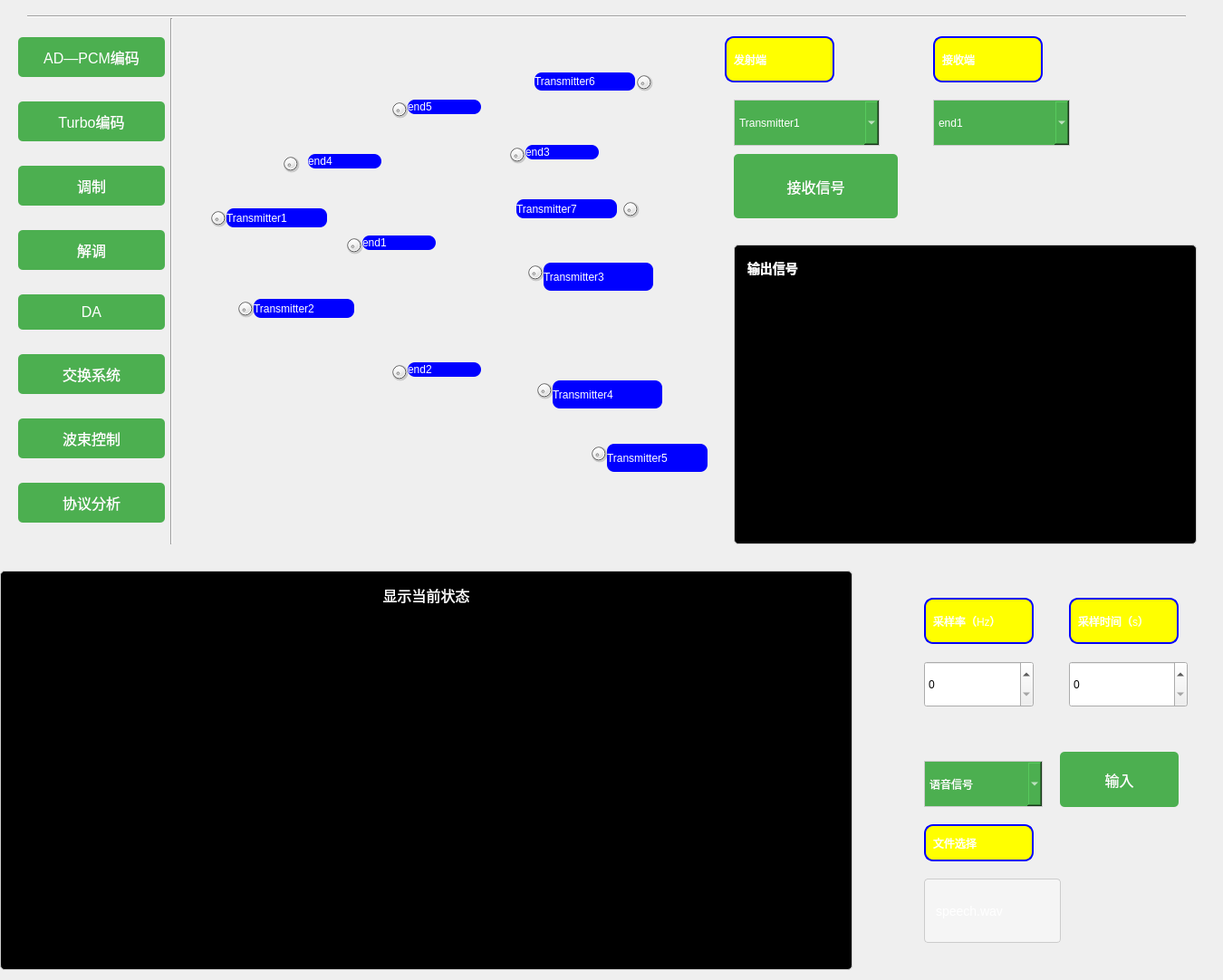
<?xml version="1.0" encoding="UTF-8"?>
<ui version="4.0">
 <class>widget</class>
 <widget class="QWidget" name="widget">
  <property name="geometry">
   <rect>
    <x>0</x>
    <y>0</y>
    <width>1350</width>
    <height>1082</height>
   </rect>
  </property>
  <property name="windowTitle">
   <string>移动卫星通信系统</string>
  </property>
  <property name="autoFillBackground">
   <bool>true</bool>
  </property>
  <property name="styleSheet">
   <string notr="true">QWidget {
    background-image: url(:/try/bg.jpg);  /* 使用资源路径 */
    background-position: center;
    background-repeat: no-repeat;
    background-size: cover;  /* 填充整个窗口 */
}</string>
  </property>
  <widget class="Line" name="line">
   <property name="geometry">
    <rect>
     <x>30</x>
     <y>10</y>
     <width>1279</width>
     <height>16</height>
    </rect>
   </property>
   <property name="orientation">
    <enum>Qt::Horizontal</enum>
   </property>
  </widget>
  <widget class="QComboBox" name="comboBox">
   <property name="geometry">
    <rect>
     <x>1020</x>
     <y>840</y>
     <width>131</width>
     <height>51</height>
    </rect>
   </property>
   <property name="styleSheet">
    <string notr="true">   QComboBox {
        background-color: #4CAF50;
        border: 1px solid #ccc;
        padding: 5px;
font: bold 14px &quot;微软雅黑&quot;;  /* 字体 */
color:white;
    }
  </string>
   </property>
   <item>
    <property name="text">
     <string>语音信号</string>
    </property>
   </item>
   <item>
    <property name="text">
     <string>正弦波模拟</string>
    </property>
   </item>
   <item>
    <property name="text">
     <string>方波</string>
    </property>
   </item>
   <item>
    <property name="text">
     <string>三角波</string>
    </property>
   </item>
  </widget>
  <widget class="QPushButton" name="pushButton_4">
   <property name="geometry">
    <rect>
     <x>1170</x>
     <y>830</y>
     <width>131</width>
     <height>61</height>
    </rect>
   </property>
   <property name="styleSheet">
    <string notr="true">QPushButton {
    background-color: #4CAF50; /* 按钮背景颜色 */
    color: white;             /* 按钮文字颜色 */
    border: none;             /* 移除边框 */
    padding: 10px 20px;       /* 内边距 */
    text-align: center;       /* 文本居中 */
    font-size: 16px;          /* 字体大小 */
    border-radius: 5px;       /* 圆角 */
font: bold 14px &quot;微软雅黑&quot;;  /* 字体 */
}

QPushButton:hover {
    background-color: #45a049; /* 鼠标悬停时的背景颜色 */
}

QPushButton:pressed {
    background-color: #3e8e41; /* 按钮按下时的背景颜色 */
}</string>
   </property>
   <property name="text">
    <string>输入</string>
   </property>
  </widget>
  <widget class="QSpinBox" name="spinBox">
   <property name="geometry">
    <rect>
     <x>1020</x>
     <y>730</y>
     <width>121</width>
     <height>51</height>
    </rect>
   </property>
   <property name="toolTip">
    <string>&lt;html&gt;&lt;head/&gt;&lt;body&gt;&lt;p&gt;采样率&lt;/p&gt;&lt;/body&gt;&lt;/html&gt;</string>
   </property>
   <property name="maximum">
    <number>10000</number>
   </property>
  </widget>
  <widget class="QLabel" name="label_2">
   <property name="geometry">
    <rect>
     <x>1020</x>
     <y>660</y>
     <width>121</width>
     <height>51</height>
    </rect>
   </property>
   <property name="styleSheet">
    <string notr="true">    QLabel {
        color: white;              /* 文字颜色 */
        background-color: #FFFF00;   /* 背景色 */
        border: 2px solid #0000FF;   /* 边框 */
        border-radius: 10px;         /* 圆角半径 */
        padding: 5px;                /* 内边距 */
        font: bold 14px &quot;微软雅黑&quot;;  /* 字体 */
    }</string>
   </property>
   <property name="text">
    <string>采样率（Hz）</string>
   </property>
  </widget>
  <widget class="QLabel" name="label_5">
   <property name="geometry">
    <rect>
     <x>1020</x>
     <y>910</y>
     <width>121</width>
     <height>41</height>
    </rect>
   </property>
   <property name="styleSheet">
    <string notr="true">    QLabel {
        color: white;              /* 文字颜色 */
        background-color: #FFFF00;   /* 背景色 */
        border: 2px solid #0000FF;   /* 边框 */
        border-radius: 10px;         /* 圆角半径 */
        padding: 5px;                /* 内边距 */
        font: bold 14px &quot;微软雅黑&quot;;  /* 字体 */
    }</string>
   </property>
   <property name="text">
    <string>文件选择</string>
   </property>
  </widget>
  <widget class="QLabel" name="label_3">
   <property name="geometry">
    <rect>
     <x>1180</x>
     <y>660</y>
     <width>121</width>
     <height>51</height>
    </rect>
   </property>
   <property name="styleSheet">
    <string notr="true">    QLabel {
        color: white;              /* 文字颜色 */
        background-color: #FFFF00;   /* 背景色 */
        border: 2px solid #0000FF;   /* 边框 */
        border-radius: 10px;         /* 圆角半径 */
        padding: 5px;                /* 内边距 */
        font: bold 14px &quot;微软雅黑&quot;;  /* 字体 */
    }</string>
   </property>
   <property name="text">
    <string>采样时间（s）</string>
   </property>
  </widget>
  <widget class="QSpinBox" name="spinBox_2">
   <property name="geometry">
    <rect>
     <x>1180</x>
     <y>730</y>
     <width>131</width>
     <height>51</height>
    </rect>
   </property>
   <property name="toolTip">
    <string>&lt;html&gt;&lt;head/&gt;&lt;body&gt;&lt;p&gt;采样时间&lt;br/&gt;&lt;/p&gt;&lt;/body&gt;&lt;/html&gt;</string>
   </property>
   <property name="maximum">
    <number>10000</number>
   </property>
  </widget>
  <widget class="QComboBox" name="comboBox_2">
   <property name="geometry">
    <rect>
     <x>810</x>
     <y>110</y>
     <width>161</width>
     <height>51</height>
    </rect>
   </property>
   <property name="styleSheet">
    <string notr="true">   QComboBox {
        background-color: #4CAF50;
        border: 1px solid #ccc;
        padding: 5px;
font: bold 14px &quot;微软雅黑&quot;;  /* 字体 */
color:white;
    }
  </string>
   </property>
   <item>
    <property name="text">
     <string>Transmitter1</string>
    </property>
   </item>
   <item>
    <property name="text">
     <string>Transmitter2</string>
    </property>
   </item>
   <item>
    <property name="text">
     <string>Transmitter3</string>
    </property>
   </item>
   <item>
    <property name="text">
     <string>end1</string>
    </property>
   </item>
   <item>
    <property name="text">
     <string>end2</string>
    </property>
   </item>
   <item>
    <property name="text">
     <string>end3</string>
    </property>
   </item>
   <item>
    <property name="text">
     <string>end4</string>
    </property>
   </item>
   <item>
    <property name="text">
     <string>end5</string>
    </property>
   </item>
  </widget>
  <widget class="QComboBox" name="comboBox_3">
   <property name="geometry">
    <rect>
     <x>1030</x>
     <y>110</y>
     <width>151</width>
     <height>51</height>
    </rect>
   </property>
   <property name="styleSheet">
    <string notr="true">   QComboBox {
        background-color: #4CAF50;
        border: 1px solid #ccc;
        padding: 5px;
font: bold 14px &quot;微软雅黑&quot;;  /* 字体 */
color:white;
    }
  </string>
   </property>
   <item>
    <property name="text">
     <string>end1</string>
    </property>
   </item>
   <item>
    <property name="text">
     <string>end2</string>
    </property>
   </item>
   <item>
    <property name="text">
     <string>end3</string>
    </property>
   </item>
   <item>
    <property name="text">
     <string>end4</string>
    </property>
   </item>
   <item>
    <property name="text">
     <string>end5</string>
    </property>
   </item>
   <item>
    <property name="text">
     <string>end6</string>
    </property>
   </item>
   <item>
    <property name="text">
     <string>Transmitter1</string>
    </property>
   </item>
   <item>
    <property name="text">
     <string>Transmitter2</string>
    </property>
   </item>
   <item>
    <property name="text">
     <string>Transmitter3</string>
    </property>
   </item>
  </widget>
  <widget class="QLabel" name="label_6">
   <property name="geometry">
    <rect>
     <x>800</x>
     <y>40</y>
     <width>121</width>
     <height>51</height>
    </rect>
   </property>
   <property name="styleSheet">
    <string notr="true">    QLabel {
        color: white;              /* 文字颜色 */
        background-color: #FFFF00;   /* 背景色 */
        border: 2px solid #0000FF;   /* 边框 */
        border-radius: 10px;         /* 圆角半径 */
        padding: 5px;                /* 内边距 */
        font: bold 14px &quot;微软雅黑&quot;;  /* 字体 */
    }</string>
   </property>
   <property name="text">
    <string>发射端</string>
   </property>
  </widget>
  <widget class="QLabel" name="label_7">
   <property name="geometry">
    <rect>
     <x>1030</x>
     <y>40</y>
     <width>121</width>
     <height>51</height>
    </rect>
   </property>
   <property name="styleSheet">
    <string notr="true">    QLabel {
        color: white;              /* 文字颜色 */
        background-color: #FFFF00;   /* 背景色 */
        border: 2px solid #0000FF;   /* 边框 */
        border-radius: 10px;         /* 圆角半径 */
        padding: 5px;                /* 内边距 */
        font: bold 14px &quot;微软雅黑&quot;;  /* 字体 */
    }</string>
   </property>
   <property name="text">
    <string>接收端</string>
   </property>
  </widget>
  <widget class="QTextBrowser" name="textBrowser_2">
   <property name="geometry">
    <rect>
     <x>810</x>
     <y>270</y>
     <width>511</width>
     <height>331</height>
    </rect>
   </property>
   <property name="styleSheet">
    <string notr="true">QTextBrowser {
    background-color: black;
    color: white;
    font-family: Arial;
    font-size: 14px;
    border: 1px solid #ccc;
    border-radius: 5px;
    padding: 10px;
    font: bold 14px &quot;微软雅黑&quot;;  /* 字体 */
}</string>
   </property>
   <property name="html">
    <string>&lt;!DOCTYPE HTML PUBLIC &quot;-//W3C//DTD HTML 4.0//EN&quot; &quot;http://www.w3.org/TR/REC-html40/strict.dtd&quot;&gt;
&lt;html&gt;&lt;head&gt;&lt;meta name=&quot;qrichtext&quot; content=&quot;1&quot; /&gt;&lt;style type=&quot;text/css&quot;&gt;
p, li { white-space: pre-wrap; }
&lt;/style&gt;&lt;/head&gt;&lt;body style=&quot; font-family:'微软雅黑'; font-size:14px; font-weight:600; font-style:normal;&quot;&gt;
&lt;p style=&quot; margin-top:0px; margin-bottom:0px; margin-left:0px; margin-right:0px; -qt-block-indent:0; text-indent:0px;&quot;&gt;&lt;span style=&quot; font-size:14px;&quot;&gt;输出信号&lt;/span&gt;&lt;/p&gt;&lt;/body&gt;&lt;/html&gt;</string>
   </property>
  </widget>
  <widget class="QDial" name="dial">
   <property name="geometry">
    <rect>
     <x>310</x>
     <y>160</y>
     <width>21</width>
     <height>41</height>
    </rect>
   </property>
  </widget>
  <widget class="QDial" name="dial_2">
   <property name="geometry">
    <rect>
     <x>260</x>
     <y>320</y>
     <width>21</width>
     <height>41</height>
    </rect>
   </property>
  </widget>
  <widget class="QDial" name="dial_4">
   <property name="geometry">
    <rect>
     <x>580</x>
     <y>280</y>
     <width>21</width>
     <height>41</height>
    </rect>
   </property>
  </widget>
  <widget class="QDial" name="dial_5">
   <property name="geometry">
    <rect>
     <x>590</x>
     <y>410</y>
     <width>21</width>
     <height>41</height>
    </rect>
   </property>
  </widget>
  <widget class="QDial" name="dial_6">
   <property name="geometry">
    <rect>
     <x>430</x>
     <y>390</y>
     <width>21</width>
     <height>41</height>
    </rect>
   </property>
  </widget>
  <widget class="QDial" name="dial_7">
   <property name="geometry">
    <rect>
     <x>380</x>
     <y>250</y>
     <width>21</width>
     <height>41</height>
    </rect>
   </property>
  </widget>
  <widget class="QDial" name="dial_8">
   <property name="geometry">
    <rect>
     <x>430</x>
     <y>100</y>
     <width>21</width>
     <height>41</height>
    </rect>
   </property>
  </widget>
  <widget class="QDial" name="dial_3">
   <property name="geometry">
    <rect>
     <x>560</x>
     <y>150</y>
     <width>21</width>
     <height>41</height>
    </rect>
   </property>
  </widget>
  <widget class="QDial" name="dial_10">
   <property name="geometry">
    <rect>
     <x>680</x>
     <y>220</y>
     <width>31</width>
     <height>21</height>
    </rect>
   </property>
  </widget>
  <widget class="QDial" name="dial_11">
   <property name="geometry">
    <rect>
     <x>650</x>
     <y>480</y>
     <width>21</width>
     <height>41</height>
    </rect>
   </property>
  </widget>
  <widget class="QDial" name="dial_12">
   <property name="geometry">
    <rect>
     <x>700</x>
     <y>70</y>
     <width>21</width>
     <height>41</height>
    </rect>
   </property>
  </widget>
  <widget class="QDial" name="dial_13">
   <property name="geometry">
    <rect>
     <x>230</x>
     <y>220</y>
     <width>21</width>
     <height>41</height>
    </rect>
   </property>
  </widget>
  <widget class="QLabel" name="label_8">
   <property name="geometry">
    <rect>
     <x>250</x>
     <y>230</y>
     <width>111</width>
     <height>21</height>
    </rect>
   </property>
   <property name="styleSheet">
    <string notr="true">QLabel {
    background-color: blue;  /* 绿色 */
    border-radius: 8px;         /* 圆形效果 */
    min-width: 16px;
    min-height: 16px;
color:white
}</string>
   </property>
   <property name="text">
    <string>Transmitter1</string>
   </property>
  </widget>
  <widget class="QLabel" name="label_9">
   <property name="geometry">
    <rect>
     <x>280</x>
     <y>330</y>
     <width>111</width>
     <height>21</height>
    </rect>
   </property>
   <property name="styleSheet">
    <string notr="true">QLabel {
    background-color: blue;  /* 绿色 */
    border-radius: 8px;         /* 圆形效果 */
    min-width: 16px;
    min-height: 16px;
color:white
}</string>
   </property>
   <property name="text">
    <string>Transmitter2</string>
   </property>
  </widget>
  <widget class="QLabel" name="label_10">
   <property name="geometry">
    <rect>
     <x>450</x>
     <y>400</y>
     <width>81</width>
     <height>16</height>
    </rect>
   </property>
   <property name="styleSheet">
    <string notr="true">QLabel {
    background-color: blue;  /* 绿色 */
    border-radius: 8px;         /* 圆形效果 */
    min-width: 16px;
    min-height: 16px;
color:white
}</string>
   </property>
   <property name="text">
    <string>end2</string>
   </property>
  </widget>
  <widget class="QLabel" name="label_11">
   <property name="geometry">
    <rect>
     <x>610</x>
     <y>420</y>
     <width>121</width>
     <height>31</height>
    </rect>
   </property>
   <property name="styleSheet">
    <string notr="true">QLabel {
    background-color: blue;  /* 绿色 */
    border-radius: 8px;         /* 圆形效果 */
    min-width: 16px;
    min-height: 16px;
color:white
}</string>
   </property>
   <property name="text">
    <string>Transmitter4</string>
   </property>
  </widget>
  <widget class="QLabel" name="label_12">
   <property name="geometry">
    <rect>
     <x>670</x>
     <y>490</y>
     <width>111</width>
     <height>31</height>
    </rect>
   </property>
   <property name="styleSheet">
    <string notr="true">QLabel {
    background-color: blue;  /* 绿色 */
    border-radius: 8px;         /* 圆形效果 */
    min-width: 16px;
    min-height: 16px;
color:white
}</string>
   </property>
   <property name="text">
    <string>Transmitter5</string>
   </property>
  </widget>
  <widget class="QLabel" name="label_13">
   <property name="geometry">
    <rect>
     <x>600</x>
     <y>290</y>
     <width>121</width>
     <height>31</height>
    </rect>
   </property>
   <property name="styleSheet">
    <string notr="true">QLabel {
    background-color: blue;  /* 绿色 */
    border-radius: 8px;         /* 圆形效果 */
    min-width: 16px;
    min-height: 16px;
color:white
}</string>
   </property>
   <property name="text">
    <string>Transmitter3</string>
   </property>
  </widget>
  <widget class="QLabel" name="label_14">
   <property name="geometry">
    <rect>
     <x>400</x>
     <y>260</y>
     <width>81</width>
     <height>16</height>
    </rect>
   </property>
   <property name="styleSheet">
    <string notr="true">QLabel {
    background-color: blue;  /* 绿色 */
    border-radius: 8px;         /* 圆形效果 */
    min-width: 16px;
    min-height: 16px;
color:white
}</string>
   </property>
   <property name="text">
    <string>end1</string>
   </property>
  </widget>
  <widget class="QLabel" name="label_15">
   <property name="geometry">
    <rect>
     <x>580</x>
     <y>160</y>
     <width>81</width>
     <height>16</height>
    </rect>
   </property>
   <property name="styleSheet">
    <string notr="true">QLabel {
    background-color: blue;  /* 绿色 */
    border-radius: 8px;         /* 圆形效果 */
    min-width: 16px;
    min-height: 16px;
color:white
}</string>
   </property>
   <property name="text">
    <string>end3</string>
   </property>
  </widget>
  <widget class="QLabel" name="label_16">
   <property name="geometry">
    <rect>
     <x>450</x>
     <y>110</y>
     <width>81</width>
     <height>16</height>
    </rect>
   </property>
   <property name="styleSheet">
    <string notr="true">QLabel {
    background-color: blue;  /* 绿色 */
    border-radius: 8px;         /* 圆形效果 */
    min-width: 16px;
    min-height: 16px;
color:white
}</string>
   </property>
   <property name="text">
    <string>end5</string>
   </property>
  </widget>
  <widget class="QLabel" name="label_17">
   <property name="geometry">
    <rect>
     <x>340</x>
     <y>170</y>
     <width>81</width>
     <height>16</height>
    </rect>
   </property>
   <property name="styleSheet">
    <string notr="true">QLabel {
    background-color: blue;  /* 绿色 */
    border-radius: 8px;         /* 圆形效果 */
    min-width: 16px;
    min-height: 16px;
color:white
}</string>
   </property>
   <property name="text">
    <string>end4</string>
   </property>
  </widget>
  <widget class="QLabel" name="label_19">
   <property name="geometry">
    <rect>
     <x>590</x>
     <y>80</y>
     <width>111</width>
     <height>20</height>
    </rect>
   </property>
   <property name="styleSheet">
    <string notr="true">QLabel {
    background-color: blue;  /* 绿色 */
    border-radius: 8px;         /* 圆形效果 */
    min-width: 16px;
    min-height: 16px;
color:white
}</string>
   </property>
   <property name="text">
    <string>Transmitter6</string>
   </property>
  </widget>
  <widget class="QLabel" name="label_20">
   <property name="geometry">
    <rect>
     <x>570</x>
     <y>220</y>
     <width>111</width>
     <height>21</height>
    </rect>
   </property>
   <property name="styleSheet">
    <string notr="true">QLabel {
    background-color: blue;  /* 绿色 */
    border-radius: 8px;         /* 圆形效果 */
    min-width: 16px;
    min-height: 16px;
color:white
}</string>
   </property>
   <property name="text">
    <string>Transmitter7</string>
   </property>
  </widget>
  <widget class="QPushButton" name="pushButton_6">
   <property name="geometry">
    <rect>
     <x>810</x>
     <y>170</y>
     <width>181</width>
     <height>71</height>
    </rect>
   </property>
   <property name="styleSheet">
    <string notr="true">QPushButton {
    background-color: #4CAF50; /* 按钮背景颜色 */
    color: white;             /* 按钮文字颜色 */
    border: none;             /* 移除边框 */
    padding: 10px 20px;       /* 内边距 */
    text-align: center;       /* 文本居中 */
    font-size: 16px;          /* 字体大小 */
    border-radius: 5px;       /* 圆角 */
font: bold 14px &quot;微软雅黑&quot;;  /* 字体 */
}

QPushButton:hover {
    background-color: #45a049; /* 鼠标悬停时的背景颜色 */
}

QPushButton:pressed {
    background-color: #3e8e41; /* 按钮按下时的背景颜色 */
}</string>
   </property>
   <property name="text">
    <string>接收信号</string>
   </property>
  </widget>
  <widget class="QWidget" name="">
   <property name="geometry">
    <rect>
     <x>20</x>
     <y>20</y>
     <width>171</width>
     <height>581</height>
    </rect>
   </property>
   <layout class="QHBoxLayout" name="horizontalLayout_4">
    <item>
     <layout class="QVBoxLayout" name="verticalLayout_4">
      <item>
       <widget class="QPushButton" name="pushButton_9">
        <property name="styleSheet">
         <string notr="true">QPushButton {
    background-color: #4CAF50; /* 按钮背景颜色 */
    color: white;             /* 按钮文字颜色 */
    border: none;             /* 移除边框 */
    padding: 10px 20px;       /* 内边距 */
    text-align: center;       /* 文本居中 */
    font-size: 16px;          /* 字体大小 */
    border-radius: 5px;       /* 圆角 */
	font: bold 14px &quot;微软雅黑&quot;;  /* 字体 */
}

QPushButton:hover {
    background-color: #45a049; /* 鼠标悬停时的背景颜色 */
}

QPushButton:pressed {
    background-color: #3e8e41; /* 按钮按下时的背景颜色 */
}</string>
        </property>
        <property name="text">
         <string>AD—PCM编码</string>
        </property>
       </widget>
      </item>
      <item>
       <widget class="QPushButton" name="pushButton_8">
        <property name="styleSheet">
         <string notr="true">QPushButton {
    background-color: #4CAF50; /* 按钮背景颜色 */
    color: white;             /* 按钮文字颜色 */
    border: none;             /* 移除边框 */
    padding: 10px 20px;       /* 内边距 */
    text-align: center;       /* 文本居中 */
    font-size: 16px;          /* 字体大小 */
    border-radius: 5px;       /* 圆角 */
font: bold 14px &quot;微软雅黑&quot;;  /* 字体 */
}

QPushButton:hover {
    background-color: #45a049; /* 鼠标悬停时的背景颜色 */
}

QPushButton:pressed {
    background-color: #3e8e41; /* 按钮按下时的背景颜色 */
}</string>
        </property>
        <property name="text">
         <string>Turbo编码</string>
        </property>
       </widget>
      </item>
      <item>
       <widget class="QPushButton" name="pushButton_10">
        <property name="styleSheet">
         <string notr="true">QPushButton {
    background-color: #4CAF50; /* 按钮背景颜色 */
    color: white;             /* 按钮文字颜色 */
    border: none;             /* 移除边框 */
    padding: 10px 20px;       /* 内边距 */
    text-align: center;       /* 文本居中 */
    font-size: 16px;          /* 字体大小 */
    border-radius: 5px;       /* 圆角 */
font: bold 14px &quot;微软雅黑&quot;;  /* 字体 */
}

QPushButton:hover {
    background-color: #45a049; /* 鼠标悬停时的背景颜色 */
}

QPushButton:pressed {
    background-color: #3e8e41; /* 按钮按下时的背景颜色 */
}</string>
        </property>
        <property name="text">
         <string>调制</string>
        </property>
       </widget>
      </item>
      <item>
       <widget class="QPushButton" name="pushButton">
        <property name="styleSheet">
         <string notr="true">QPushButton {
    background-color: #4CAF50; /* 按钮背景颜色 */
    color: white;             /* 按钮文字颜色 */
    border: none;             /* 移除边框 */
    padding: 10px 20px;       /* 内边距 */
    text-align: center;       /* 文本居中 */
    font-size: 16px;          /* 字体大小 */
    border-radius: 5px;       /* 圆角 */
font: bold 14px &quot;微软雅黑&quot;;  /* 字体 */
}

QPushButton:hover {
    background-color: #45a049; /* 鼠标悬停时的背景颜色 */
}

QPushButton:pressed {
    background-color: #3e8e41; /* 按钮按下时的背景颜色 */
}</string>
        </property>
        <property name="text">
         <string>解调</string>
        </property>
       </widget>
      </item>
      <item>
       <widget class="QPushButton" name="pushButton_2">
        <property name="styleSheet">
         <string notr="true">QPushButton {
    background-color: #4CAF50; /* 按钮背景颜色 */
    color: white;             /* 按钮文字颜色 */
    border: none;             /* 移除边框 */
    padding: 10px 20px;       /* 内边距 */
    text-align: center;       /* 文本居中 */
    font-size: 16px;          /* 字体大小 */
    border-radius: 5px;       /* 圆角 */
font: bold 14px &quot;微软雅黑&quot;;  /* 字体 */
}

QPushButton:hover {
    background-color: #45a049; /* 鼠标悬停时的背景颜色 */
}

QPushButton:pressed {
    background-color: #3e8e41; /* 按钮按下时的背景颜色 */
}</string>
        </property>
        <property name="text">
         <string>DA</string>
        </property>
       </widget>
      </item>
      <item>
       <widget class="QPushButton" name="pushButton_5">
        <property name="styleSheet">
         <string notr="true">QPushButton {
    background-color: #4CAF50; /* 按钮背景颜色 */
    color: white;             /* 按钮文字颜色 */
    border: none;             /* 移除边框 */
    padding: 10px 20px;       /* 内边距 */
    text-align: center;       /* 文本居中 */
    font-size: 16px;          /* 字体大小 */
    border-radius: 5px;       /* 圆角 */
font: bold 14px &quot;微软雅黑&quot;;  /* 字体 */
}

QPushButton:hover {
    background-color: #45a049; /* 鼠标悬停时的背景颜色 */
}

QPushButton:pressed {
    background-color: #3e8e41; /* 按钮按下时的背景颜色 */
}</string>
        </property>
        <property name="text">
         <string>交换系统</string>
        </property>
       </widget>
      </item>
      <item>
       <widget class="QPushButton" name="pushButton_3">
        <property name="styleSheet">
         <string notr="true">QPushButton {
    background-color: #4CAF50; /* 按钮背景颜色 */
    color: white;             /* 按钮文字颜色 */
    border: none;             /* 移除边框 */
    padding: 10px 20px;       /* 内边距 */
    text-align: center;       /* 文本居中 */
    font-size: 16px;          /* 字体大小 */
    border-radius: 5px;       /* 圆角 */
font: bold 14px &quot;微软雅黑&quot;;  /* 字体 */
}

QPushButton:hover {
    background-color: #45a049; /* 鼠标悬停时的背景颜色 */
}

QPushButton:pressed {
    background-color: #3e8e41; /* 按钮按下时的背景颜色 */
}</string>
        </property>
        <property name="text">
         <string>波束控制</string>
        </property>
       </widget>
      </item>
      <item>
       <widget class="QPushButton" name="pushButton_7">
        <property name="styleSheet">
         <string notr="true">QPushButton {
    background-color: #4CAF50; /* 按钮背景颜色 */
    color: white;             /* 按钮文字颜色 */
    border: none;             /* 移除边框 */
    padding: 10px 20px;       /* 内边距 */
    text-align: center;       /* 文本居中 */
    font-size: 16px;          /* 字体大小 */
    border-radius: 5px;       /* 圆角 */
font: bold 14px &quot;微软雅黑&quot;;  /* 字体 */
}

QPushButton:hover {
    background-color: #45a049; /* 鼠标悬停时的背景颜色 */
}

QPushButton:pressed {
    background-color: #3e8e41; /* 按钮按下时的背景颜色 */
}</string>
        </property>
        <property name="text">
         <string>协议分析</string>
        </property>
       </widget>
      </item>
     </layout>
    </item>
    <item>
     <widget class="Line" name="line_2">
      <property name="orientation">
       <enum>Qt::Vertical</enum>
      </property>
     </widget>
    </item>
   </layout>
  </widget>
  <widget class="QLabel" name="label">
   <property name="geometry">
    <rect>
     <x>200</x>
     <y>40</y>
     <width>591</width>
     <height>561</height>
    </rect>
   </property>
   <property name="text">
    <string/>
   </property>
   <property name="pixmap">
    <pixmap resource="images/code.qrc">:/try/map.png</pixmap>
   </property>
   <property name="scaledContents">
    <bool>true</bool>
   </property>
  </widget>
  <widget class="QTextBrowser" name="textBrowser">
   <property name="geometry">
    <rect>
     <x>0</x>
     <y>630</y>
     <width>941</width>
     <height>441</height>
    </rect>
   </property>
   <property name="styleSheet">
    <string notr="true">QTextBrowser {
    background-color: black;
    color: white;
    font-family: Arial;
    font-size: 14px;
    border: 1px solid #ccc;
    border-radius: 5px;
    padding: 10px;
    font: bold 14px &quot;微软雅黑&quot;;  /* 字体 */
}</string>
   </property>
   <property name="html">
    <string>&lt;!DOCTYPE HTML PUBLIC &quot;-//W3C//DTD HTML 4.0//EN&quot; &quot;http://www.w3.org/TR/REC-html40/strict.dtd&quot;&gt;
&lt;html&gt;&lt;head&gt;&lt;meta name=&quot;qrichtext&quot; content=&quot;1&quot; /&gt;&lt;style type=&quot;text/css&quot;&gt;
p, li { white-space: pre-wrap; }
&lt;/style&gt;&lt;/head&gt;&lt;body style=&quot; font-family:'微软雅黑'; font-size:14px; font-weight:600; font-style:normal;&quot;&gt;
&lt;p align=&quot;center&quot; style=&quot; margin-top:0px; margin-bottom:0px; margin-left:0px; margin-right:0px; -qt-block-indent:0; text-indent:0px;&quot;&gt;&lt;span style=&quot; font-family:'SimSun'; font-size:12pt; font-weight:400;&quot;&gt;显示当前状态&lt;/span&gt;&lt;/p&gt;&lt;/body&gt;&lt;/html&gt;</string>
   </property>
  </widget>
  <widget class="QLineEdit" name="lineEdit">
   <property name="geometry">
    <rect>
     <x>1020</x>
     <y>970</y>
     <width>151</width>
     <height>71</height>
    </rect>
   </property>
   <property name="styleSheet">
    <string notr="true">    QLineEdit {
        color: white;              /* 文字颜色 */
        background-color: #F5F5F5;  /* 背景色 */
        border: 1px solid #CCCCCC;    /* 边框 */
        border-radius: 4px;          /* 圆角 */
        padding: 5px 10px;           /* 内边距（上下 左右） */
        font-size: 14px;             /* 字体大小 */

        font: bold 14px &quot;微软雅黑&quot;;  /* 字体 */
 

    }</string>
   </property>
   <property name="text">
    <string>speech.wav</string>
   </property>
  </widget>
  <zorder>line</zorder>
  <zorder></zorder>
  <zorder></zorder>
  <zorder>comboBox</zorder>
  <zorder>pushButton_4</zorder>
  <zorder>spinBox</zorder>
  <zorder></zorder>
  <zorder>label_2</zorder>
  <zorder>label_5</zorder>
  <zorder>label_3</zorder>
  <zorder>spinBox_2</zorder>
  <zorder>comboBox_2</zorder>
  <zorder>comboBox_3</zorder>
  <zorder>label_6</zorder>
  <zorder>label_7</zorder>
  <zorder>textBrowser_2</zorder>
  <zorder>dial</zorder>
  <zorder>dial_2</zorder>
  <zorder>dial_4</zorder>
  <zorder>dial_5</zorder>
  <zorder>dial_6</zorder>
  <zorder>dial_7</zorder>
  <zorder>dial_8</zorder>
  <zorder>dial_3</zorder>
  <zorder>dial_10</zorder>
  <zorder>dial_11</zorder>
  <zorder>dial_12</zorder>
  <zorder>dial_13</zorder>
  <zorder>label_8</zorder>
  <zorder>label_9</zorder>
  <zorder>label_10</zorder>
  <zorder>label_11</zorder>
  <zorder>label_12</zorder>
  <zorder>label_13</zorder>
  <zorder>label_14</zorder>
  <zorder>label_15</zorder>
  <zorder>label_16</zorder>
  <zorder>label_17</zorder>
  <zorder>label_19</zorder>
  <zorder>label_20</zorder>
  <zorder>pushButton_6</zorder>
 </widget>
 <resources>
  <include location="images/code.qrc"/>
  <include location="images/resource.qrc"/>
  <include location="images/code.qrc"/>
  <include location="C:/Users/newbei/.designer/backup/images/code.qrc"/>
 </resources>
 <connections/>
</ui>
